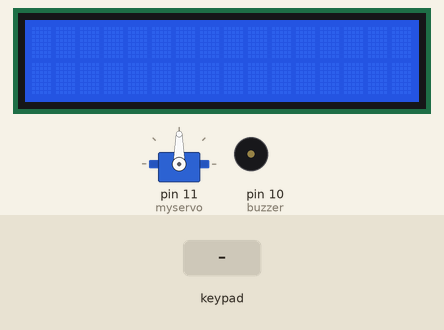
The sketch below on a simulated Arduino Uno, built with avr-gcc and run on an emulated ATmega328P. Shown: 16×2 character LCD, servo, buzzer (waves = sounding). The inputs (shaded band) are chosen by the test bench.

Above: at 1.2 s.
1.3 s: keypad keys 1 2 3 A * pressed 0.4 s apart
At 2.67 s:
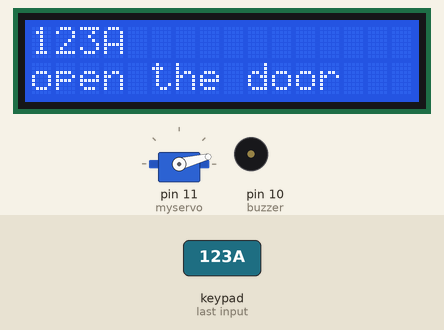
4.9 s: keypad keys 9 8 7 6 A pressed 0.4 s apart
At 7.1 s:
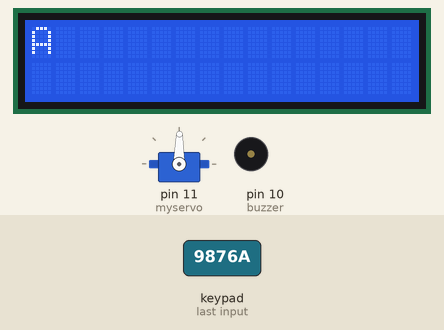
8.4 s: key 'A' pressed
At 9.5 s:
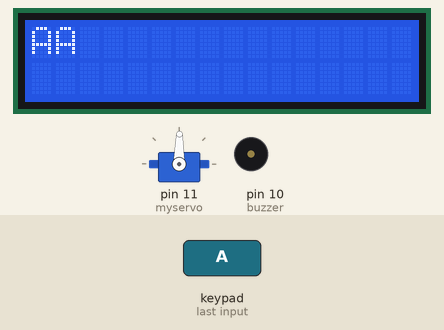
9.9 s: key 'B' pressed
At 10.6 s:
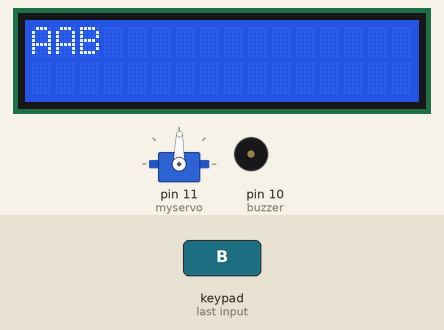
11.4 s: keypad keys 9 8 7 6 * pressed 0.4 s apart
At 11.56 s:
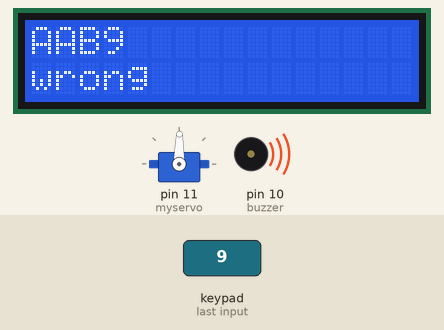
15.0 s: key 'C' pressed
At 15.6 s:
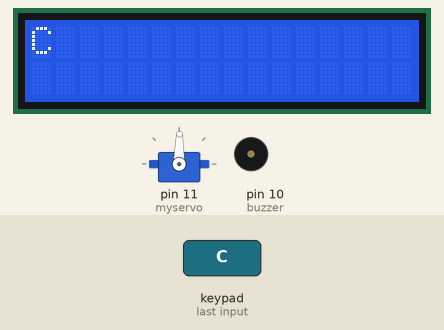
Timing chart, 0 to 17.5 s (numbered marks = the images above; inputs shaded):
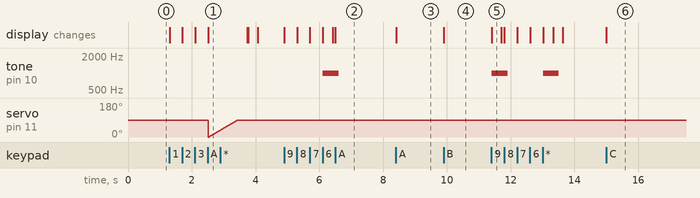

The sketch:

Smart_Coin_Bank.ino
```cpp
#include <Servo.h>               // 서보모터 헤더파일
#include <LiquidCrystal_I2C.h>   // LCD 헤더파일
#include <Keypad.h>              // 키패드 헤더파일

LiquidCrystal_I2C lcd(0x27, 16, 2); // LCD 핀번호 선언

int buzzer = 10;     // 부저 핀 설정
int tru = 0;         // 맞춘 비밀번호 개수
int count = 0;       // 입력된 개수
int a = 0;           // LCD 위치 조정용
int angle = 0;       // 서보 각도

char PW[4] = {'1','2','3','A'};  // 비밀번호 설정

const byte ROWS = 4; // 행의 개수
const byte COLS = 4; // 열의 개수

byte rowPins[ROWS] = {9, 8, 7, 6};     // 키패드 행 핀
byte colPins[COLS] = {5, 4, 3, 2};     // 키패드 열 핀

char keys[ROWS][COLS] = {
  {'1','2','3','A'},
  {'4','5','6','B'},
  {'7','8','9','C'},
  {'*','0','#','D'}
};

Servo myservo; // 서보모터 객체 생성
Keypad keypad = Keypad(makeKeymap(keys), rowPins, colPins, ROWS, COLS);

void setup() {
  lcd.init();         // LCD 초기화
  lcd.backlight();    // LCD 백라이트 ON
  myservo.attach(11); // 서보모터 11번 핀 설정
  pinMode(buzzer, OUTPUT);
}

void loop() {
  char key = keypad.getKey(); // 키패드 입력 받기

  if (key) {
    lcd.setCursor(a, 0);
    a++;
    lcd.print(key); // LCD에 입력된 키 표시

    // 입력된 키가 비밀번호와 일치하면 tru++
    if (key == PW[count]) {
      count++;
      tru++;
    } else {
      count++;
    }

    // 비밀번호 4자리 입력 완료 시 확인
    if (count == 4) {
      if (tru == 4) {
        Su();  // 성공 함수
      } else {
        Fa();  // 실패 함수
      }
      tru = 0;
      count = 0;
      a = 0;
    }

    // 비밀번호 초기화 키 (‘*’)
    if (key == '*') {
      re();
    }

    // 비밀번호 전체 리셋 키 (‘#’)
    if (key == '#') {
      cl();
    }
  }
}

// ==============================
// 성공 함수
// ==============================
void Su() {
  lcd.setCursor(0, 1);
  lcd.print("open the door");
  for (angle = 0; angle < 90; angle++) {
    myservo.write(angle);
    delay(10);
  }
  delay(300);
  lcd.clear();
}

// ==============================
// 실패 함수
// ==============================
void Fa() {
  lcd.setCursor(0, 1);
  lcd.print("wrong");
  tone(buzzer, 1000, 500);
  delay(300);
  lcd.clear();
}

// ==============================
// 비밀번호 초기화 ('*')
// ==============================
void re() {
  lcd.setCursor(0, 1);
  tru = 0;
  count = 0;
  lcd.print("password reset");
  delay(300);
  lcd.clear();
}

// ==============================
// LCD 클리어 ('#')
// ==============================
void cl() {
  lcd.setCursor(0, 1);
  tru = 0;
  count = 0;
  a = 0;
  lcd.clear();
}
```

Measured:
- after the input at 1.3 s, the display: first changes at once (image 1 shows a later state)
- after the input at 4.9 s, tone on pin 10 (buzzer): silent → 1000 Hz after 1.2 s, → silent 0.50 s later; the display: first changes at once (image 2 shows a later state)
- after the input at 8.4 s, the display: changes at once (image 3)
- after the input at 9.9 s, the display: changes at once (image 4)
- after the input at 11.4 s, tone on pin 10 (buzzer): alternates 1000 Hz for 0.50 s and silent for 1.1 s, starting at once; the display: changes at once (image 5)
- after the input at 15.0 s, the display: changes at once (image 6)
